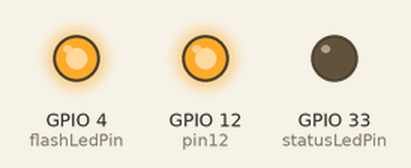
A sketch run on a simulated ESP32. Parts: output pins drawn as LEDs (lit = HIGH). WiFi joins after 1.5 s; servers stay silent unless stated; what the sketch prints to the serial monitor is not drawn.

Above: at 2.0 s.
At 3.7 s:
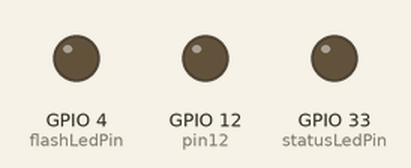
Timing chart, 0 to 4.5 s (numbered marks = the images above):
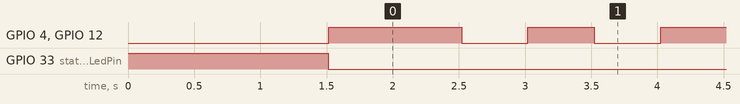

Measured:
- by itself, GPIO 4 (flashLedPin), GPIO 12 (pin12): alternates HIGH for 0.50 s and LOW for 0.50 s

The sketch:

Encender_Led.ino
```cpp
/*
 * Conexión simple a WiFi
 * Por: Hugo Escalpelo
 * Fecha: 27 de junio de 2021
 *
 * Este programa muestra una conexión básica a WiFi para
 * ESP32CAM. Para ello es necesario que cambies el SSID y
 * contraseña por los datos correspondientes a la red que
 * deseas conectarte. Puedes observar el estado de la conexión
 * con el monitor serial. No se requieren componentes adicionales.
 *
 * En este programa se usan los leds soldados sobre la placa
 * ESP32CAM, el led flash y el led de status.
 *
 * Componente     PinESP32CAM     Estados lógicos
 * ledStatus------GPIO 33---------On=>LOW, Off=>HIGH
 * ledFlash-------GPIO 4----------On=>HIGH, Off=>LOW
 */

// Bibliotecas
#include <WiFi.h>  // Biblioteca para manejar el WiFi del ESP32CAM

// Datos de Red
const char* ssid = "********";  // Pon aquí el nombre de la red a la que deseas conectarte
const char* password = "********";  // Escribe la contraseña de dicha red

// Objetos
WiFiClient espClient; // Este objeto maneja las variables necesarias para una conexion WiFi

// Variables del programa
int statusLedPin = 33;  // Esta variable controla el led de status
int flashLedPin = 4; // Esta variable controla el led flash
double timeLast, timeNow; // Variables para el control de tiempo no bloqueante
double wait = 500;  // Espera de 500 mili segundos para consultar conexión
bool statusLed = 0;// Bandera que me dice si el led esta encendido o apagado

int pin12 = 12;  //Variable que controla el led externo mediante el pin 12 del ESP32CAM

// Inicialización del programa
void setup() {
  //Configuración de pines
  pinMode (statusLedPin, OUTPUT);// Se configura el pin como salida
  pinMode (flashLedPin, OUTPUT);// Se configura el pin como salida
  digitalWrite (statusLedPin, HIGH);// Se comienza con el led apagado
  digitalWrite (flashLedPin, LOW);// Se comienza con el led apagado

  pinMode (pin12, OUTPUT);// Se configura el pin como salida
  digitalWrite (pin12, LOW);// Se comienza con el led apagado

  //Inicialización de comunicación serial
  Serial.begin (115200);
  Serial.println();
  Serial.println();
  Serial.print("Conectando a ");
  Serial.println(ssid);

  // Iniciar el WiFi
  WiFi.begin(ssid, password); // Esta es la función que realiz la conexión a WiFi

  while (WiFi.status() != WL_CONNECTED) { // Este bucle espera a que se realice la conexión
    digitalWrite (statusLedPin, HIGH);
    delay(500); //dado que es de suma importancia esperar a la conexión, debe usarse espera bloqueante
    digitalWrite (statusLedPin, LOW);
    Serial.print(".");  // Indicador de progreso
    delay (5);
  }

  // Cuando se haya logrado la conexión, el programa avanzará, por lo tanto, puede informarse lo siguiente
  Serial.println();
  Serial.println("WiFi conectado");
  Serial.println("Direccion IP: ");
  Serial.println(WiFi.localIP());

  // Si se logro la conexión, encender led
  if (WiFi.status () > 0){
  digitalWrite (flashLedPin, HIGH);
  digitalWrite (pin12, HIGH);
  }
  timeLast = millis (); // Inicia el control de tiempo
}// Fin del void setup

//Cuerpo del programa, bucle principal
void loop() {
  timeNow = millis ();  // Seguimiento de tiempo
  if ((timeNow - timeLast > wait) && statusLed == 0){// Comprobar el encendido del flash
    digitalWrite (flashLedPin, HIGH);// Encender el flash
  digitalWrite (pin12, HIGH); // encender led externo
    statusLed = 1;//Indicar que el led flash se encuentra encendido
    timeLast = millis (); // Inicia el control de tiempo
  }
  if ((timeNow - timeLast > wait) && statusLed == 1){
    digitalWrite (flashLedPin, LOW);// Apagar Led el flash
  digitalWrite (pin12, LOW); //apagar led externo
    statusLed = 0;//Indicar que el led flash se encuentra apagado
    timeLast = millis (); // Inicia el control de tiempo
  }
}// Fin de void loop
```
